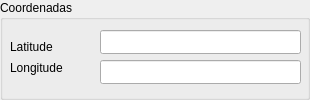
<?xml version="1.0" encoding="UTF-8"?>
<ui version="4.0">
 <class>gbcoordinates</class>
 <widget class="QGroupBox" name="gbcoordinates">
  <property name="geometry">
   <rect>
    <x>0</x>
    <y>0</y>
    <width>310</width>
    <height>100</height>
   </rect>
  </property>
  <property name="windowTitle">
   <string>GroupBox</string>
  </property>
  <property name="title">
   <string>Coordenadas</string>
  </property>
  <widget class="QLabel" name="label_lat">
   <property name="geometry">
    <rect>
     <x>10</x>
     <y>40</y>
     <width>57</width>
     <height>14</height>
    </rect>
   </property>
   <property name="text">
    <string>Latitude</string>
   </property>
  </widget>
  <widget class="QLineEdit" name="lat">
   <property name="geometry">
    <rect>
     <x>100</x>
     <y>30</y>
     <width>201</width>
     <height>24</height>
    </rect>
   </property>
   <property name="sizePolicy">
    <sizepolicy hsizetype="Fixed" vsizetype="Fixed">
     <horstretch>0</horstretch>
     <verstretch>0</verstretch>
    </sizepolicy>
   </property>
   <property name="focusPolicy">
    <enum>Qt::StrongFocus</enum>
   </property>
   <property name="layoutDirection">
    <enum>Qt::LeftToRight</enum>
   </property>
   <property name="inputMethodHints">
    <set>Qt::ImhDigitsOnly</set>
   </property>
   <property name="inputMask">
    <string>99</string>
   </property>
   <property name="maxLength">
    <number>2</number>
   </property>
   <property name="alignment">
    <set>Qt::AlignRight|Qt::AlignTrailing|Qt::AlignVCenter</set>
   </property>
   <property name="cursorMoveStyle">
    <enum>Qt::LogicalMoveStyle</enum>
   </property>
  </widget>
  <widget class="QLabel" name="label_lon">
   <property name="geometry">
    <rect>
     <x>10</x>
     <y>60</y>
     <width>71</width>
     <height>16</height>
    </rect>
   </property>
   <property name="text">
    <string>Longitude</string>
   </property>
  </widget>
  <widget class="QLineEdit" name="lon">
   <property name="geometry">
    <rect>
     <x>100</x>
     <y>60</y>
     <width>201</width>
     <height>24</height>
    </rect>
   </property>
   <property name="sizePolicy">
    <sizepolicy hsizetype="Fixed" vsizetype="Fixed">
     <horstretch>0</horstretch>
     <verstretch>0</verstretch>
    </sizepolicy>
   </property>
   <property name="focusPolicy">
    <enum>Qt::StrongFocus</enum>
   </property>
   <property name="layoutDirection">
    <enum>Qt::LeftToRight</enum>
   </property>
   <property name="inputMethodHints">
    <set>Qt::ImhDigitsOnly</set>
   </property>
   <property name="inputMask">
    <string>99</string>
   </property>
   <property name="maxLength">
    <number>2</number>
   </property>
   <property name="alignment">
    <set>Qt::AlignRight|Qt::AlignTrailing|Qt::AlignVCenter</set>
   </property>
   <property name="cursorMoveStyle">
    <enum>Qt::LogicalMoveStyle</enum>
   </property>
  </widget>
 </widget>
 <tabstops>
  <tabstop>lat</tabstop>
  <tabstop>lon</tabstop>
 </tabstops>
 <resources/>
 <connections/>
</ui>
